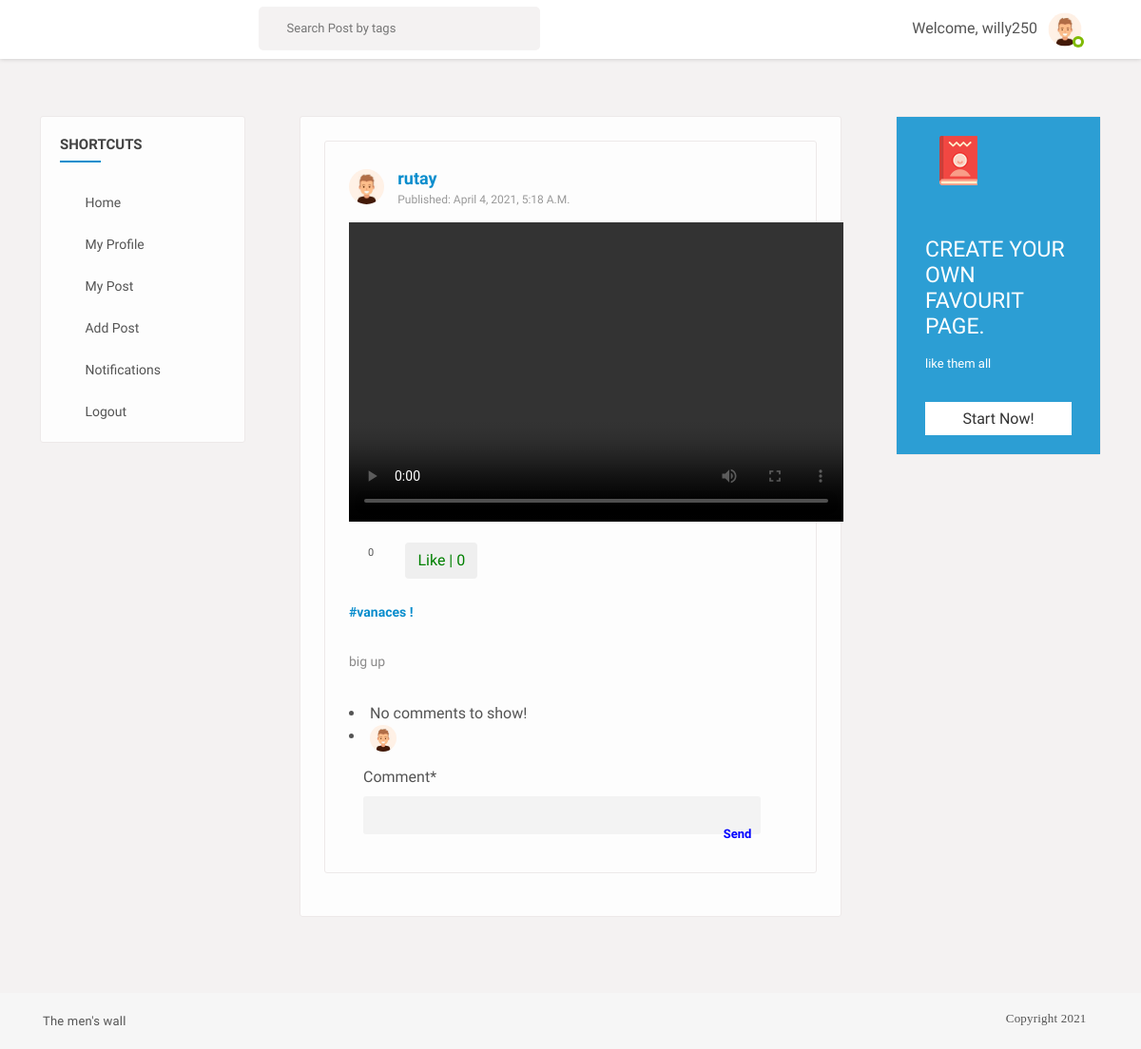
Page /post/2/ (signed in) on the committed database.
### users/models.py (models this page shows, shortened)
class Profile(models.Model):
	user = models.OneToOneField(User, on_delete=models.CASCADE)
	image = models.ImageField(default='default.png', upload_to='profile_pics')
	slug = AutoSlugField(populate_from='user')
	bio = models.CharField(max_length=255, blank=True)
	friends = models.ManyToManyField("Profile", blank=True)

### feed/models.py (models this page shows, shortened)
class Post(models.Model):
	description = models.CharField(max_length=255, blank=True)
	pic = models.ImageField(upload_to='path/to/img')
	video = models.FileField(upload_to='path/to/img',validators=[file_size],blank=True)
	date_posted = models.DateTimeField(default=timezone.now)
	user_name = models.ForeignKey(User, on_delete=models.CASCADE)
	tags = models.CharField(max_length=100, blank=True)

### feed/views.py (the view)
# urls.py: path('post/<int:pk>/', views.post_detail, name='post-detail'),
@login_required
def post_detail(request, pk):
	post = get_object_or_404(Post, pk=pk)
	user = request.user
	p = Profile.objects.filter(user = request.user).first()
	u = p.user
	is_liked =  Like.objects.filter(user=user, post=post)
	if request.method == 'POST':
		form = NewCommentForm(request.POST)
		if form.is_valid():
			data = form.save(commit=False)
			data.post = post
			data.username = user
			data.save()
			return redirect('post-detail', pk=pk)
	else:
		form = NewCommentForm()
	return render(request, 'feed/post_detail.html', {'u':u,'post':post, 'is_liked':is_liked, 'form':form})

### feed/forms.py
class NewCommentForm(forms.ModelForm):
	comment = forms.CharField(widget=forms.Textarea)
	class Meta:
		model = Comments
		fields = ['comment']

### feed/views.py (called while the page is built)
def CountNotifications(request):
	count_notifications = 0
	if request.user.is_authenticated:
		count_notifications = Notification.objects.filter(user=request.user, is_seen=False).count()
	return {'count_notifications':count_notifications}

def GetProfile(request):
	you = ''
	if request.user.is_authenticated:
		p = request.user.profile
		you = p.user
	return {'profile':you}

### feed/templates/feed/post_detail.html (shortened to what this page needs)
{% extends "basefeed.html" %}
{% load static %}
{% load crispy_forms_tags %}
{% block content %}
<section>
  <div class="gap gray-bg">
    <div class="container-fluid">
      <div class="row">
        <div class="col-lg-12">
          <div class="row" id="page-contents">
            <div class="col-lg-3">
              <aside class="sidebar static">
                <div class="widget stick-widget">
                  <h4 class="widget-title">Shortcuts</h4>
                  <ul class="naves">
                    <li>
                      <i class="ti-home"></i>
                      <a href="{% url 'home' %}" title="">Home</a>
                    </li>
                    <li>
                      <i class="ti-user"></i>
                      <a href="{% url 'edit_profile' %}" title="">My profile</a>
                    </li>
                    <li>
                      <i class="ti-files"></i>
                      <a href="{% url 'user-posts' request.user.username %}" title="">My post</a>
                    </li>
                    <li>
                      <i class="ti-plus"></i>
                      <a href="{% url 'post-create' %}" title="">Add post</a>
                    </li>
                    <li>
                      <i class="ti-bell"></i>
                      <a href="{% url 'show-notifications' %}" title="">Notifications
         </a>
                    </li>
                    <li>
                      <i class="ti-power-off"></i>
                      <a href="{% url 'logout' %}" title="">Logout</a>
                    </li>
                  </ul>
                </div>
              </aside>
            </div>
            <div class="col-lg-6">
              <div class="central-meta">
                  <div class="central-meta item">
                  <div class="user-post">
                  <div class="friend-info">
                    <figure>
                      <img src="{{ post.user_name.profile.image.url }}" alt="">
                    </figure>
                    <div class="friend-name">
                      <ins><a href="#" title="">{{ post.user_name }}</a></ins>
                      <span>published: {{ post.date_posted }}</span>
                    </div>
                    <div class="post-meta">
                      {% if post.video %}
                      <video width="520" height="315" controls>
                        <source src="{{ post.video.url }}" type="video/mp4" webkitallowfullscreen mozallowfullscreen allowfullscreen>
                    </video>
                            {% endif %}
                      <div class="we-video-info">
                        <ul>
                          <li>
                            <span class="comment" data-toggle="tooltip" title="Comments">
                              <i class="fa fa-comments-o"></i>
                              <ins>{{ post.details.count }}</ins>
                            </span>
                          </li>
                          <li>
                            <button class="btn btn-white mr-3 like" id="{{ post.id }}">
                              {% if is_liked %}
                              <a
                                href="{% url 'post-like' %}"
                                style="color: red"
                                id="likebtn{{ post.id }}"
                              >
                                Unlike | {{post.likes.count}}</a
                              >
                              {% else %}
                              <a
                                href="{% url 'post-like' %}"
                                style="color: green"
                                id="likebtn{{ post.id }}"
                              >
                                Like | {{post.likes.count}}</a
                              >
                              {% endif %}
                            </button>
                          </li>
                        </ul>
                      </div>
                      <div class="description">
                        <p>
                          {% if post.tags %}
                          <a href="#" title="">{{ post.tags }} !</a></br>
                            <br />
                            {% endif %}
                         {{ post.description }}</p>
                      </div>
                    </div>
                  </div>
                  <div class="coment-area">
                    {% if post.details.all %}
                    <ul class="we-comet">
                      {% for detail in post.details.all %}
                      <li>
                        <div class="comet-avatar">
                          <img src="{{ detail.username.profile.image.url }}" alt="">
                        </div>
                        <div class="we-comment">
                          <div class="coment-head">
                            <h5><a href="time-line.html" title="">{{ detail.username }}</a></h5>
                            <span>{{ detail.comment_date }}</span>
                            <a class="we-reply" href="#" title="Reply"><i class="fa fa-reply"></i></a>
                          </div>
                          <p style="display: block;
                          width: auto;
                          height: auto;
                          word-break: break-all;
                          word-wrap: break-word;
                          white-space: normal;">{{ detail.comment }}</p>
                        </div>
                      </li>
                      {% endfor %}
                      {% else %}
      <li>No comments to show!</li>
      {% endif %}
      <li class="post-comment">
        <div class="comet-avatar">
          <img src="{{ post.user_name.profile.image.url }}" alt="">
        </div>
        <div class="post-comt-box">
          <form class="form-signin" method="POST" id="post-form">
            {{ form|crispy }}
            <button type="submit" style="color:blue;";>Send</button>
          </form>
        </div>
      </li>
                  </div>
                </div>
              </div>
            </div>
          </div>
          <div class="col-lg-3">
            <aside class="sidebar static">
              <div class="widget friend-list stick-widget">
                <div class="banner medium-opacity bluesh">
                  <div class="bg-image" style="background-image: url(images/resources/baner-widgetbg.jpg)"></div>
                  <div class="baner-top">
                    <span><img alt="" src="images/book-icon.png"></span>
                    <i class="fa fa-ellipsis-h"></i>
                  </div>
                  <div class="banermeta">
                    <p>
                      create your own favourit page.
                    </p>
                    <span>like them all</span>
                    <a data-ripple="" title="" href="#">start now!</a>
                  </div>
                </div>
              </div>
            </aside>
          </div>
        </div>
      </div>
    </div>
  </div>
</section>
{% endblock content %}

### feed/templates/basefeed.html (shortened to what this page needs)
{% load static %}
<!DOCTYPE html>
<html lang="en">
<head>
    <link rel="stylesheet" href="{% static 'css/main.min.css' %}">
    <link rel="stylesheet" href="{% static 'css/style.css' %}">
    <link rel="stylesheet" href="{% static 'css/color.css' %}">
    <link rel="stylesheet" href="{% static 'css/responsive.css' %}">
</head>
<body>
    <div class="theme-layout">
        <div class="topbar stick">
            <div class="logo">
            </div>
            <div class="top-area">
                <div class="top-search">
                    <form action="{% url 'search_posts' %}" method="GET" class="">
                        <input name="p" type="text" placeholder="Search Post by tags" />
                        <button data-ripple type="submit"><i class="ti-search"></i></button>
                    </form>
                </div>
                <div class="user-img">
                    <span>Welcome,</span>
                    <span>{{profile.profile.user.username}}</span>
                    <img src="{{profile.profile.image.url}}" alt="" style="vertical-align: middle;
                    width: 50px;
                    height: 50px;
                    border-radius: 50%;">
                    <span class="status f-online"></span>
                </div>
            </div>
        </div>
        {% block content %}
        {% endblock content %}
        <div class="bottombar">
            <div class="container">
                <div class="row">
                    <div class="col-md-12">
                        <span class="copyright"><a target="_blank" href="#">The men's wall</a></span>
                        <i i class="fa fa-copyright"><span class="copyright"><a target="_blank" href="#">Copyright 2021</a></span></i>
                    </div>
                </div>
            </div>
        </div>
    </div>
</body>
</html>

### live-static/static-root/css/color.css (style rules this page uses)
.product-carousel .owl-nav .owl-prev::before, .product-carousel .owl-nav .owl-next::before, .product-caro .owl-prev:hover:before, .product-caro .owl-next:hover:before, .log-reg-area form .forgot-pwd, .log-reg-area form .already-have, .log-reg-area > p a, .top-area > ul > li > a > span, .timeline-info > ul li a.active, .timeline-info > ul li a:hover, .dropdowns > a.more-mesg, .activity-meta > h6 a, .activity-meta > span a:hover, .friend-name > ins, .description > p a, .we-reply, .sidebar .widget li:hover > a, .sidebar .widget li:hover > i, .friend-meta > a, .user-setting > a:hover, .we-comet li a.showmore, .twiter-feed > li p a, .tutor-links > li i, .tutor-links > li:hover, .pepl-info > span, .page-meta > a, .frnds .nav-tabs .nav-item a.active, .f-title i, #work > div a, .basics > li i, .education > li i, .groups > span i, a.forgot-pwd, .friend-meta > h4 a:hover, .x_title > h2, .post-meta .detail > span, .add-btn > a:hover, .top-area > ul.main-menu > li > ul li a:hover, .dropdowns.active > a i, .user-setting > a i, .form-group input.form-file ~ .control-label, .form-group input.has-value ~ .control-label, .form-group input:focus ~ .control-label, .form-group input:valid ~ .control-label, .form-group select ~ .control-label, .form-group textarea.form-file ~ .control-label, .form-group textarea.has-value ~ .control-label, .form-group textarea:focus ~ .control-label, .form-group textarea:valid ~ .control-label, .flaged > h3, .invition .friend-meta a.invite:hover, .more-optns > ul li:hover, .post-title > h4 a:hover, .post-title .p-date a:hover, .l-post .l-post-meta > h4 a:hover, .read:hover, blockquote, .tags > a:hover, .comment-titles > span, .help-list > ul li a:hover i, .carrer-title > h2 > span, .carrer-title > span a, .open-position > h4 a:hover, .option-set.icon-style > li > a.selected, .category-box > i, .getquot-baner > a, .branches-box > ul li i, .help-topic-result > h2 a:hover, .product-name > h5 a:hover, .full-postmeta .shopnow, .prices.style2 ins span, .single-btn > li > a.active, .total-box > ul > li.final-total, .logout-meta > p a, .forum-list table tbody tr td i, .forum-list table tbody tr td a, .widget ul.recent-topics > li > i, .date-n-reply > a, .topic-data > span, .help-list > ul li a:hover, .employer-info h2, .job-detail > ul li i, .company-intro > a { color: #088dcd; }
#nprogress .bar, .timeline-info > ul li a::before, .add-btn > a, .activitiez > li::before, form button, .colla-apps > li a:hover, a.underline:before, .setting-row input:checked + label, .user-avatar:hover .edit-phto, .error-meta > a, .color-bg, .add-butn, .nav.nav-tabs.likes-btn > li a.active, a.dislike-btn, .drop > a:hover, .btn-view.btn-load-more:hover, .accordion .card h5 button[aria-expanded="true"], .chat-head, .f-page > figure em, .inbox-panel-head > ul > li > a, .nav-tabs--left .nav-link.active, .nav-tabs--left .nav-link.active:hover, footer .widget-title h4::before, #topcontrol, .sidebar .widget-title::before, .f-title::before, .g-post-classic > figure > i::after, .purify > a, .help-list > a:hover, .open-position::before, .info > a, .category-box:hover, .category-box.selected, a.main-btn, .section-heading::before, .getquot-baner, .more-branches > h4::before, .is-helpful > a, .cart-optionz > li > a:hover, .paginationz > li a:hover, .paginationz > li a.active, .shopping-cart, a.btn2:hover, .form-submit > input[type="submit"], button.submit-checkout, .delete-cart:hover, .proceed .button, .amount-area .update-cart, a.addnewforum, .apply-bttons > a { background: #088dcd; }

### live-static/static-root/css/responsive.css (style rules this page uses)
@media screen and (max-width: 1281px) and (min-width: 1024px) { .sidebar .widget li > a { font-size: 14px; } }

### rows in the picture
Post: user_name.profile.image (placeholder picture), user_name "rutay", date_posted "April 4, 2021, 5:18 A.m.", details.count "0", likes.count "0", tags "#vanaces", description "big up"

### other values in the picture
{{ profile.profile.user.username }} "willy250"
